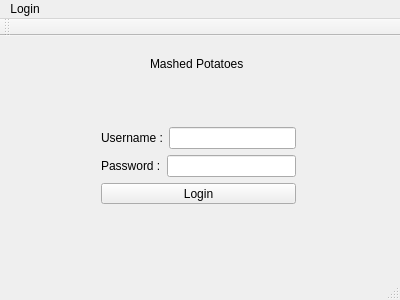
<?xml version="1.0" encoding="UTF-8"?>
<ui version="4.0">
 <class>MainWindow</class>
 <widget class="QMainWindow" name="MainWindow">
  <property name="geometry">
   <rect>
    <x>0</x>
    <y>0</y>
    <width>400</width>
    <height>300</height>
   </rect>
  </property>
  <property name="windowTitle">
   <string>MainWindow</string>
  </property>
  <widget class="QWidget" name="centralWidget">
   <widget class="QLabel" name="label">
    <property name="geometry">
     <rect>
      <x>150</x>
      <y>20</y>
      <width>111</width>
      <height>16</height>
     </rect>
    </property>
    <property name="text">
     <string>Mashed Potatoes</string>
    </property>
   </widget>
   <widget class="QWidget" name="">
    <property name="geometry">
     <rect>
      <x>90</x>
      <y>80</y>
      <width>217</width>
      <height>99</height>
     </rect>
    </property>
    <layout class="QVBoxLayout" name="verticalLayout">
     <item>
      <layout class="QHBoxLayout" name="horizontalLayout">
       <item>
        <widget class="QLabel" name="label_2">
         <property name="text">
          <string>Username :</string>
         </property>
        </widget>
       </item>
       <item>
        <widget class="QLineEdit" name="lineEdit_username"/>
       </item>
      </layout>
     </item>
     <item>
      <layout class="QHBoxLayout" name="horizontalLayout_2">
       <item>
        <widget class="QLabel" name="label_3">
         <property name="text">
          <string>Password :</string>
         </property>
        </widget>
       </item>
       <item>
        <widget class="QLineEdit" name="lineEdit_password"/>
       </item>
      </layout>
     </item>
     <item>
      <widget class="QPushButton" name="loginBtn">
       <property name="text">
        <string>Login</string>
       </property>
      </widget>
     </item>
    </layout>
   </widget>
  </widget>
  <widget class="QMenuBar" name="menuBar">
   <property name="geometry">
    <rect>
     <x>0</x>
     <y>0</y>
     <width>400</width>
     <height>22</height>
    </rect>
   </property>
   <widget class="QMenu" name="menuLogin">
    <property name="title">
     <string>Login</string>
    </property>
   </widget>
   <addaction name="menuLogin"/>
  </widget>
  <widget class="QToolBar" name="mainToolBar">
   <attribute name="toolBarArea">
    <enum>TopToolBarArea</enum>
   </attribute>
   <attribute name="toolBarBreak">
    <bool>false</bool>
   </attribute>
  </widget>
  <widget class="QStatusBar" name="statusBar"/>
 </widget>
 <layoutdefault spacing="6" margin="11"/>
 <resources/>
 <connections/>
</ui>
